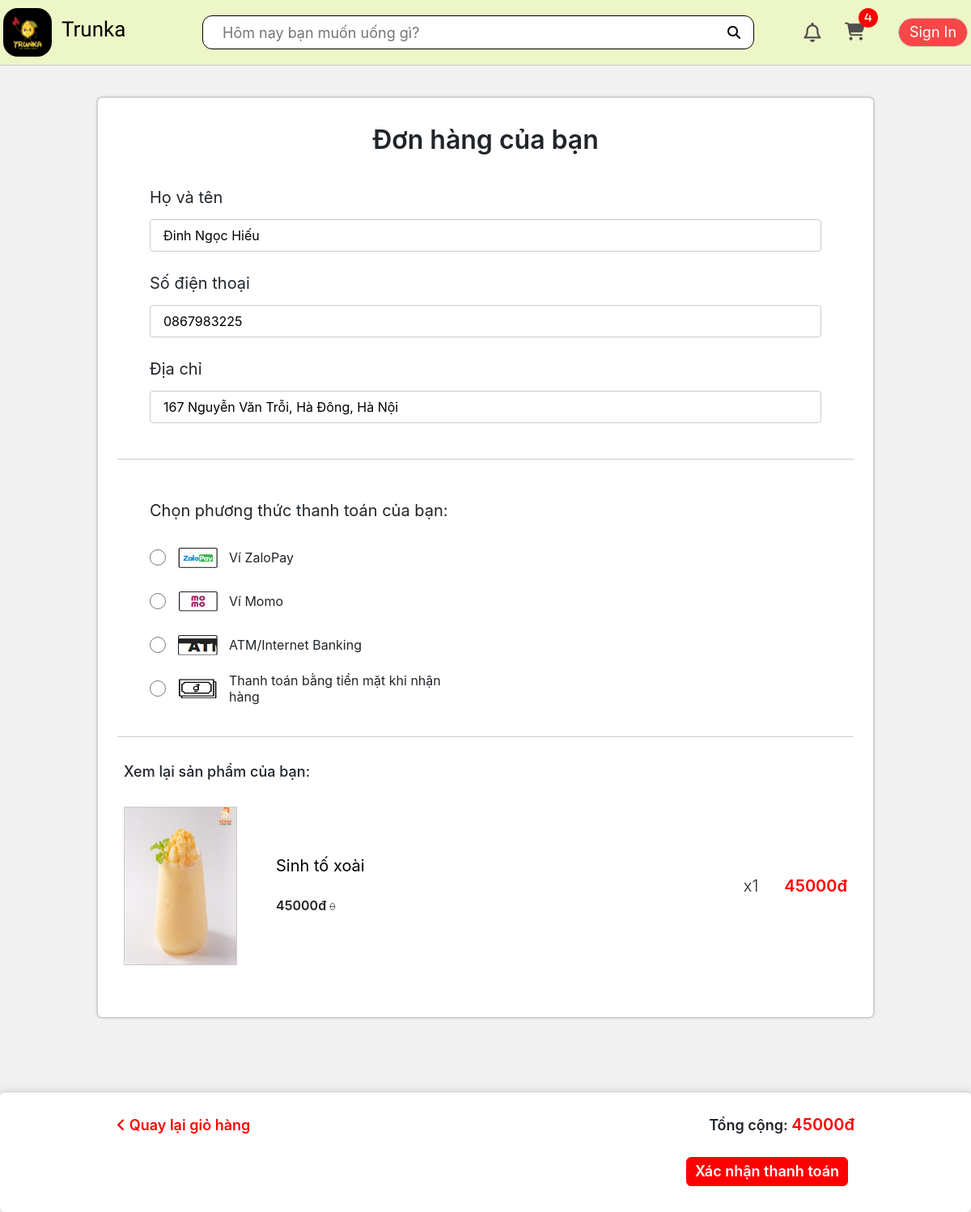
The page /payment/ (signed in) on the database as committed earlier.
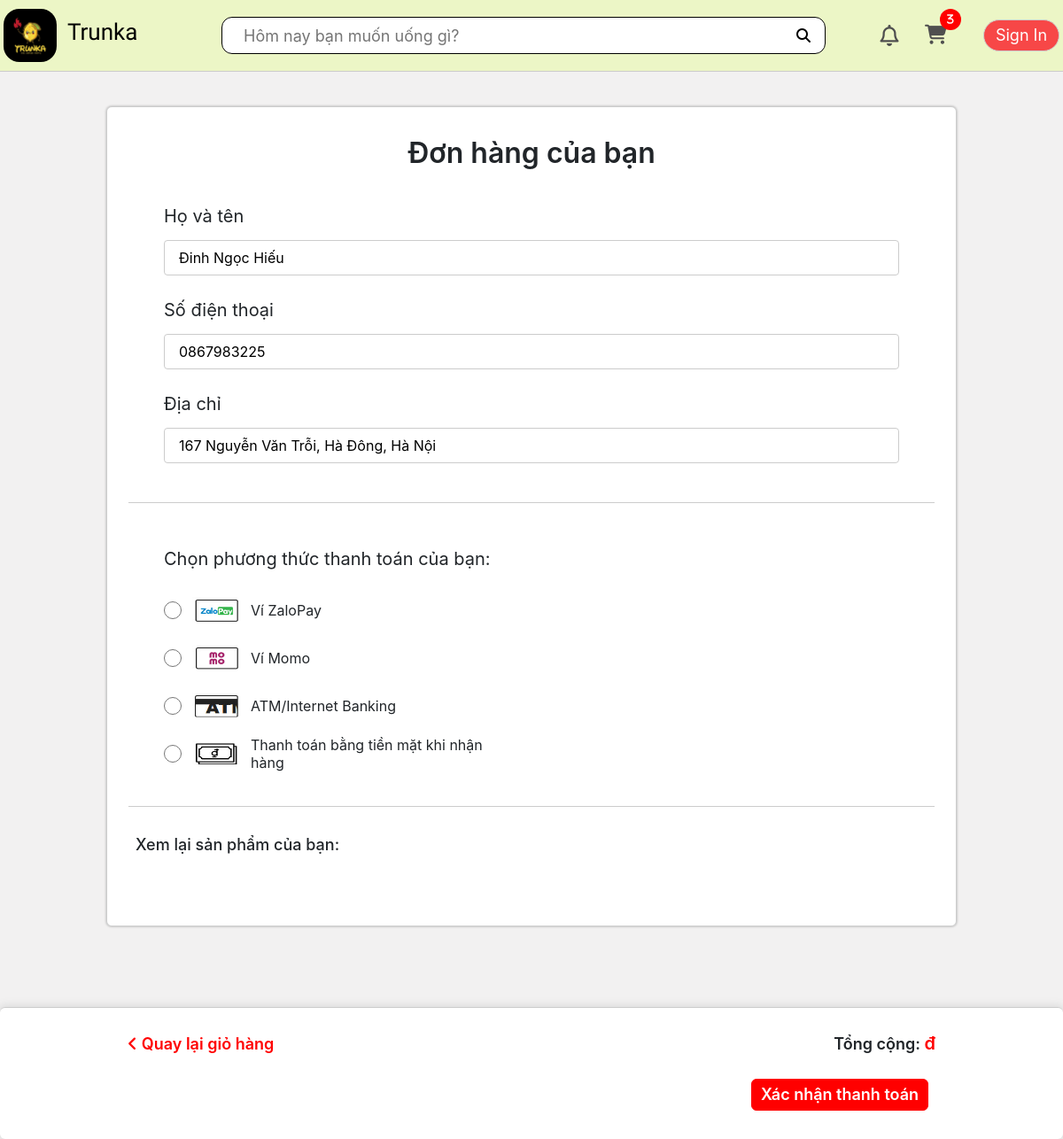
The same page on the database as committed later.
### app/models.py (models this page shows, shortened)
class Cart(models.Model):
    customer = models.OneToOneField(User, on_delete=models.CASCADE, blank=True, null=True)
    def getCartItemsAmount(self):
        cartItems = self.cartitem_set.all()
        total = sum([item.quantity for item in cartItems])
        return total

class CartItem(models.Model):
    product = models.ForeignKey(Product, on_delete=models.SET_NULL, blank=True, null=True)
    cart = models.ForeignKey(Cart, on_delete=models.SET_NULL, blank=True, null=True)
    quantity = models.IntegerField(default=0, null=True, blank=True)
    dateAdded = models.DateTimeField(auto_now_add=True)

class OrderItem(models.Model):
    product = models.ForeignKey(Product, on_delete=models.SET_NULL, blank=True, null=True)
    order = models.ForeignKey(Order, on_delete=models.SET_NULL, blank=True, null=True)
    quantity = models.IntegerField(default=0, null=True, blank=True)
    dateAdded = models.DateTimeField(auto_now_add=True)
    @property
    def get_total(self):
        return self.product.price * self.quantity

class Product(models.Model):
    name = models.CharField(max_length=100, null=True)
    price = models.IntegerField()
    cost = models.IntegerField(default=0)
    description = models.CharField(default='Người bán chưa cung cấp thông tin mô tả sản phẩm.', max_length=3000, null=True, blank=True)
    image = models.ImageField(upload_to='product', null=True, blank=True)
    imageURL = models.URLField(null=True, blank=True)
    slugName = models.SlugField(unique=True, null=True, blank=True)
    CATEGORY_CHOICES = [
        ('category0', 'Trà hoa quả'),
        ('category1', 'Cafe'),
        ('category2', 'Trà sữa'),
        ('category3', 'Trà ô long'),
        ('category4', 'Sữa chua'),
        ('category5', 'Đồ đá xay'),
        ('category6', 'Đồ ăn vặt'),
    ]
    category = models.CharField(
        max_length=30,
        choices=CATEGORY_CHOICES,
        default='category0',
    )

class Order(models.Model):
    customer = models.ForeignKey(User, on_delete=models.SET_NULL, blank=True, null=True)
    name = models.CharField(max_length=100, null=True)
    address = models.CharField(max_length=250, null=True)
    phoneNumber = models.CharField(max_length=10, null=True)
    dateOrder = models.DateTimeField(auto_now_add=True)
    complete = models.BooleanField(default=False, null=True, blank=False)
    active = models.BooleanField(default=False)
    isPaid = models.BooleanField(default=False) # Check if the order has been paid
    def getOrderTotalPrice(self):
        orderitems = self.orderitem_set.all()
        total = sum([item.get_total for item in orderitems])
        return total

### app/views.py (the view)
# urls.py: path('payment/', views.payment, name='payment'),
def payment(request):
    if request.user.is_authenticated:
        customer = request.user
        cart, created = Cart.objects.get_or_create(customer=customer)
        try:
            order = get_object_or_404(Order, customer=customer, complete=False, active=True)
            items = order.orderitem_set.all()
        except Http404:
            order = {'get_cart_items':0, 'get_cart_total':0}
            items = []
    else:
        customer = None
        items = []
        cart = {'getCartItemsAmount': 0}
        order = {'get_cart_items':0, 'get_cart_total':0}
    context = {'cart': cart, 'order': order, 'items': items, 'customer':customer}
    return render(request, 'app/payment.html', context)

### app/models.py (called while the page is built)
    @property
    def avatarURL(self):
        url = '/static/app/images/avatar-icon.png'
        try:
            url = self.avatar.url
        except:
            url = '/static/app/images/avatar-icon.png'
        return url

### app/templates/app/payment.html (shortened to what the changed rows need)
{% extends 'app/base.html' %}
{% load static %}
{% block title %}
    <link rel="stylesheet" href="{% static 'app/css/payment.css' %}"/>
{% endblock title %}
{% block content %}
    <div class="payment">
        <div class="payment__content">
            <div class="list__product">
                {% for item in items %}
                <div class="product" data-product="{{item.product.id}}">
                    <div class="product__img">
                        <a href="/product/{{item.product.slugName}}"><img src="{{item.product.imageURL}}" alt="image-product"></a>
                    </div>
                    <div class="product__info">
                        <div class="description">
                            <div class="description__heading"><a href="/product/{{item.product.slugName}}">{{item.product.name}}</a></div>
                            <div class="description__price">
                                {{item.product.price}}đ
                                <del>{{item.product.cost}}</del>
                            </div>
                        </div>
                        <div class="price">
                            <div class="price__quantity">x{{item.quantity}}</div>
                            <div class="price__total">{{item.get_total}}đ</div>
                        </div>
                    </div>
                </div>
                {% endfor %}
            </div>
        </div>
        <div class="payment__controls">
            <div style="max-width: 960px; margin: 0 auto;">
                <div class="wrapper">
                    <div class="payment__controls-price">
                        Tổng cộng:
                        <span>{{order.getOrderTotalPrice}}đ</span>
                    </div>
                </div>
            </div>
        </div>
    </div>
{% endblock content %}

### app/templates/app/base.html (shortened to what this page needs)
{% load static %}
<!DOCTYPE html>
<html lang="en">
<head>
    {% block title %}{% endblock title %}
    <link rel="stylesheet" href="https://cdn.jsdelivr.net/npm/bootstrap@4.0.0/dist/css/bootstrap.min.css">
    <link rel="stylesheet" href="https://cdnjs.cloudflare.com/ajax/libs/font-awesome/6.4.2/css/all.min.css">
    <link rel="stylesheet" href="{% static 'app/css/reset.css' %}"/>
    <link rel="stylesheet" href="{% static 'app/css/base.css' %}"/>
    <link rel="stylesheet" href="{% static 'app/css/responsive.css' %}"/>
</head>
<body>
    <header>
        <div class="header">
            <div class="nav grid">
                <div class="nav__logo">
                    <a href="{% url 'home' %}" class="logo-link">
                        <img class="logo-link__icon pc" src="{% static 'app/images/trunka-logo.jpg' %}" alt="">
                        <h2 class="logo-link__heading">Trunka</h2>
                    </a>
                </div>
                <div class="nav__search">
                    <input id="search-input" class="search__input tablet pc" type="text" placeholder="Hôm nay bạn muốn uống gì?">
                    <button id="search-button" type="button" class="search__btn">
                        <i class="fa-solid fa-magnifying-glass"></i>
                    </button>
                </div>
                <div class="nav__notify pc tablet">
                    <div class="nav__notify-icon">
                        <a href="{% url 'notifications' %}" class="nav__notify-link">
                            <i class="fa-regular fa-bell"></i>
                        </a>
                    </div>
                </div>
                <div class="nav__cart pc tablet">
                    <a href="{% url 'cart' %}" class="nav__cart-link">
                        <i class="fa-solid fa-cart-shopping"><div class="nav__cart-quantity">{{cart.getCartItemsAmount}}</div></i>
                    </a>
                </div>
                <div class="nav__user">
                    <button type="button" id="sign-btn" class="sign-btn">Sign In</button>
                </div>
            </div>
        </div>
    </header>
    {% block content %}{% endblock content %}
</body>
</html>

Rows that differ between the two databases and show on the page:
no longer on this page (row unchanged): OrderItem: product.imageURL (picture), product.name "Sinh tố xoài", product.price "45000", product.cost "0", quantity "1", get_total "45000"
no longer on this page (row edited): Order: getOrderTotalPrice "45000"
computed for Cart: getCartItemsAmount "4" → "3"
